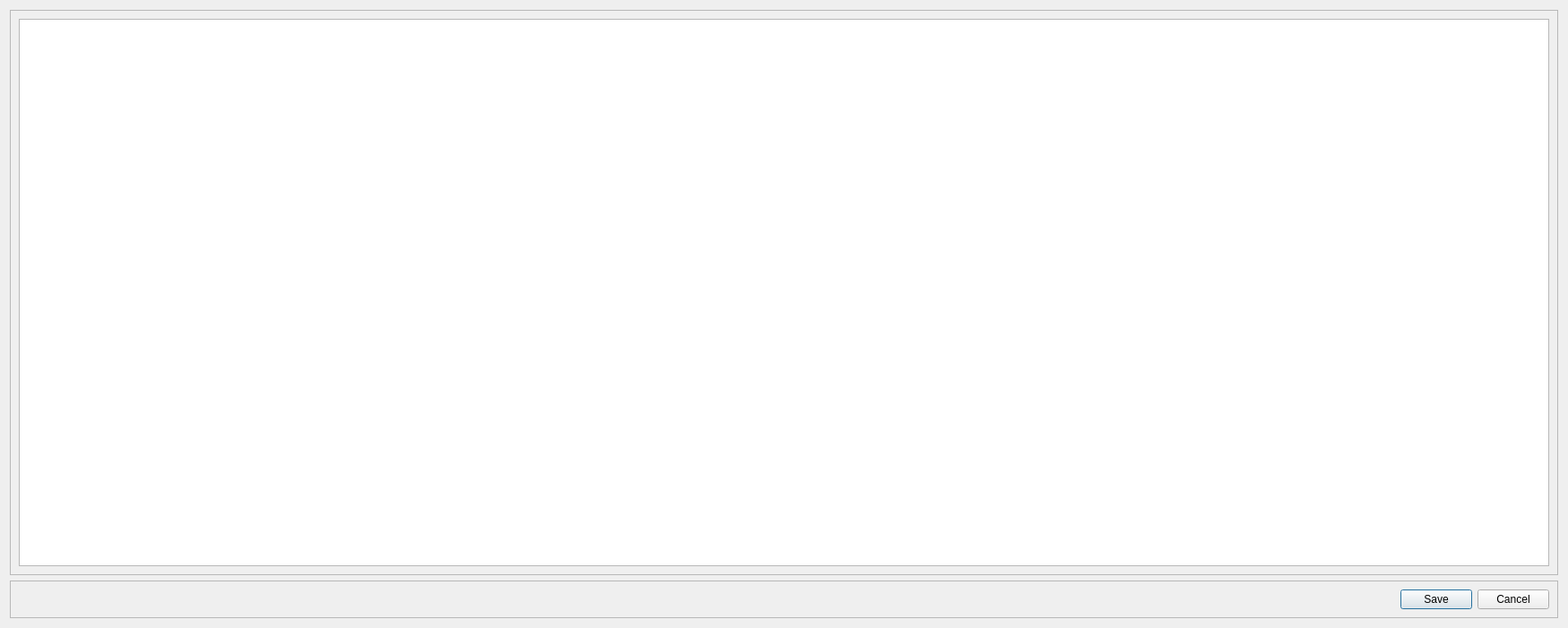
<?xml version="1.0" encoding="UTF-8"?>
<ui version="4.0">
 <class>Dialog</class>
 <widget class="QDialog" name="Dialog">
  <property name="geometry">
   <rect>
    <x>0</x>
    <y>0</y>
    <width>1750</width>
    <height>701</height>
   </rect>
  </property>
  <property name="windowTitle">
   <string>Dialog</string>
  </property>
  <layout class="QVBoxLayout" name="verticalLayout">
   <item>
    <widget class="QFrame" name="frame">
     <property name="frameShape">
      <enum>QFrame::StyledPanel</enum>
     </property>
     <property name="frameShadow">
      <enum>QFrame::Raised</enum>
     </property>
     <layout class="QVBoxLayout" name="verticalLayout_2">
      <item>
       <widget class="QTextEdit" name="textEdit"/>
      </item>
     </layout>
    </widget>
   </item>
   <item>
    <widget class="QFrame" name="frame_2">
     <property name="frameShape">
      <enum>QFrame::StyledPanel</enum>
     </property>
     <property name="frameShadow">
      <enum>QFrame::Raised</enum>
     </property>
     <layout class="QHBoxLayout" name="horizontalLayout">
      <item>
       <spacer name="horizontalSpacer">
        <property name="orientation">
         <enum>Qt::Horizontal</enum>
        </property>
        <property name="sizeHint" stdset="0">
         <size>
          <width>40</width>
          <height>20</height>
         </size>
        </property>
       </spacer>
      </item>
      <item>
       <widget class="QPushButton" name="fileedit_save">
        <property name="text">
         <string>Save</string>
        </property>
       </widget>
      </item>
      <item>
       <widget class="QPushButton" name="fileedit_cancel">
        <property name="text">
         <string>Cancel</string>
        </property>
       </widget>
      </item>
     </layout>
    </widget>
   </item>
  </layout>
 </widget>
 <resources/>
 <connections/>
</ui>
